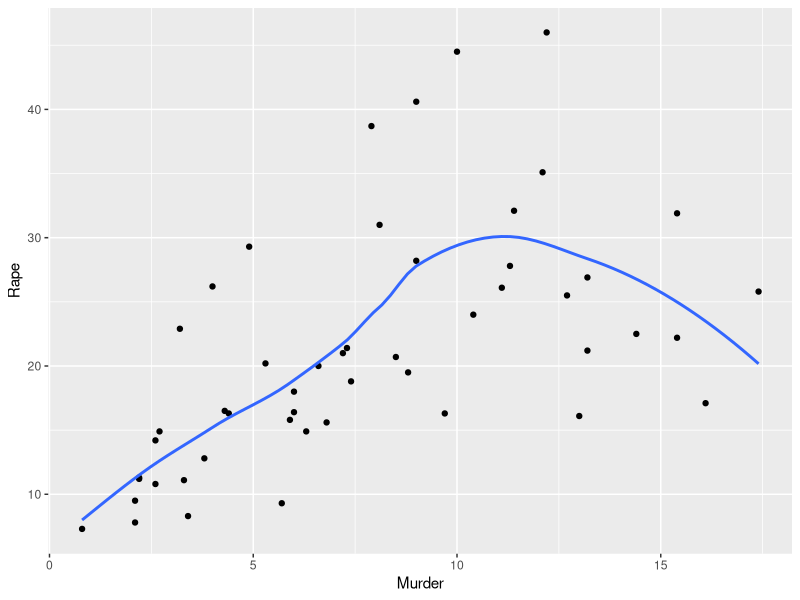
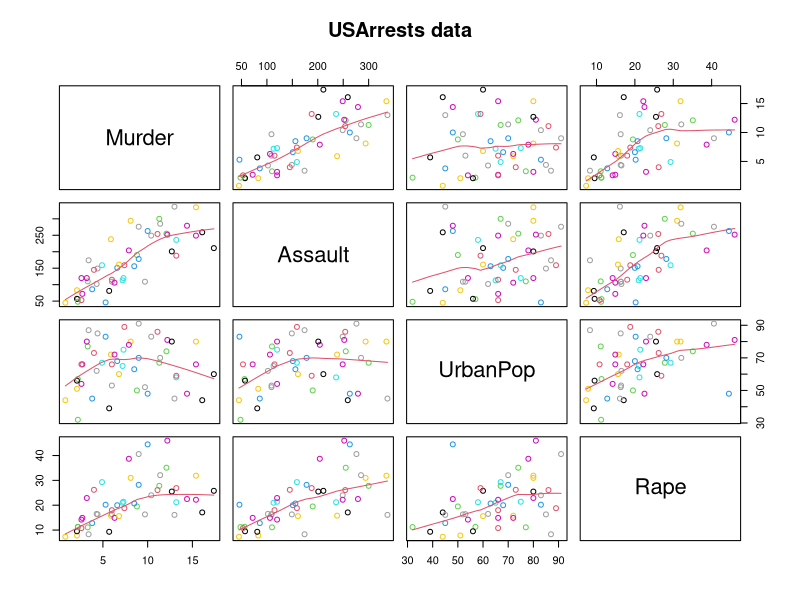
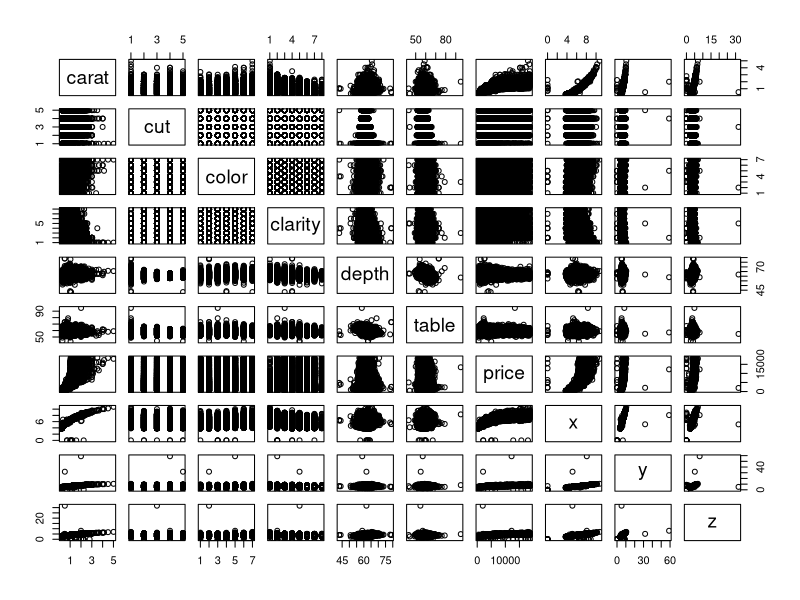
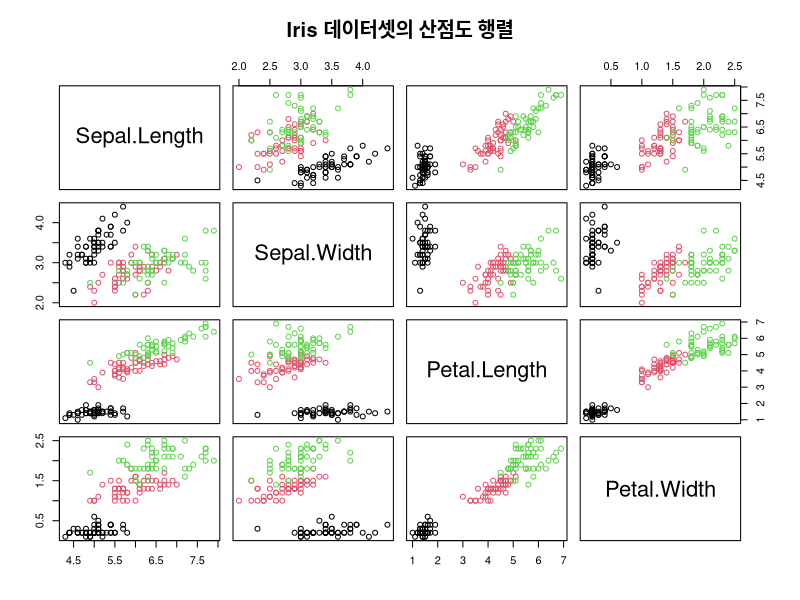
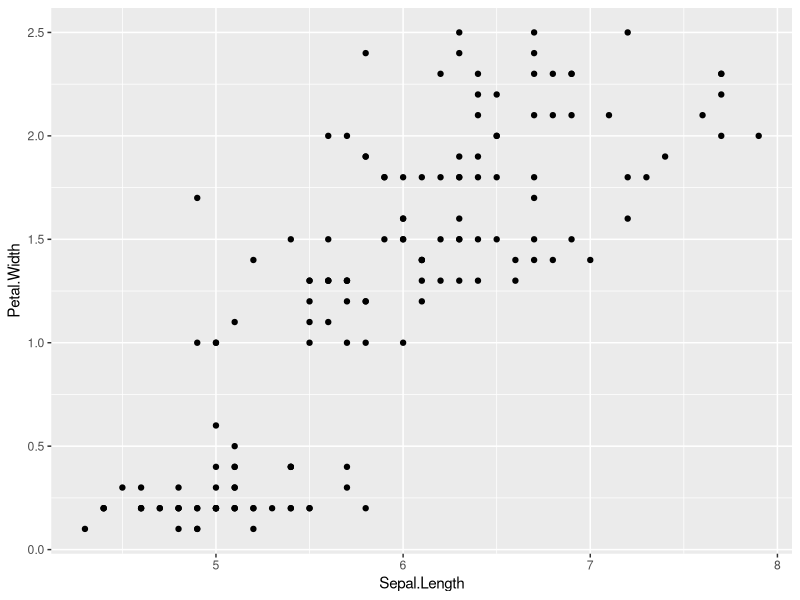
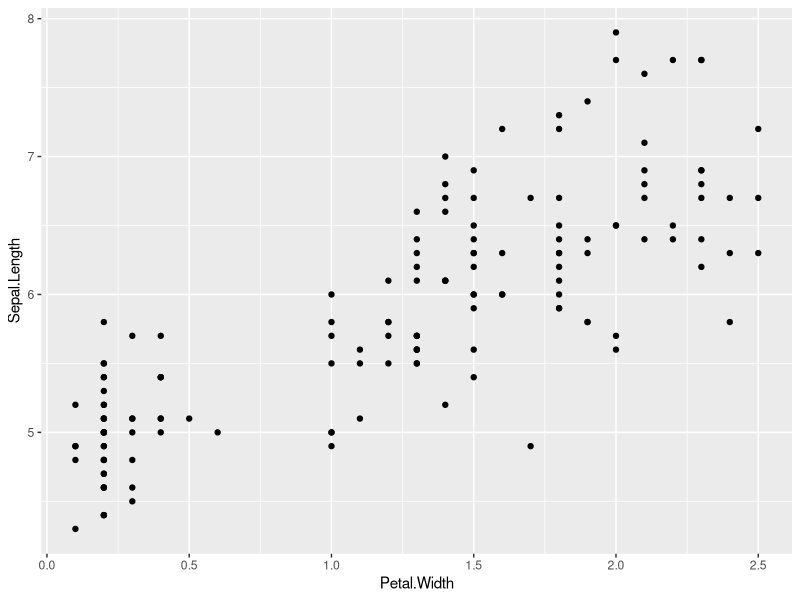
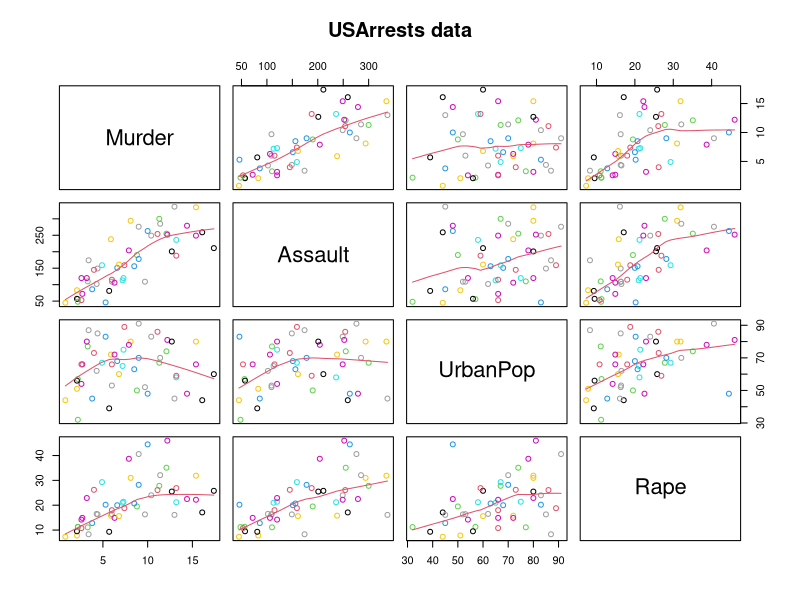
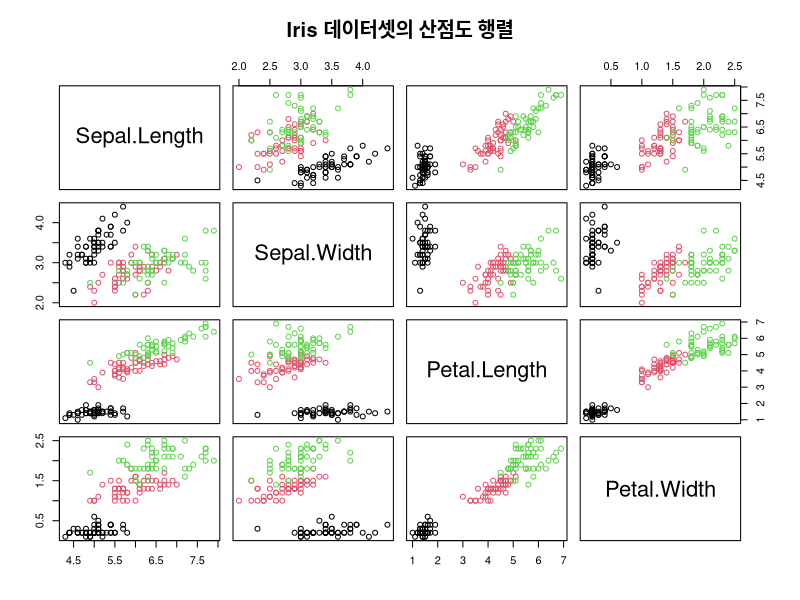

These charts were generated, in order, by the following R code: (Note: this script raises an error after producing the figures.)
#23-1127 mon

#
library(tidyverse)

#
USArrests |> head()

ggplot(data = USArrests, 
       aes(x = Murder, 
           y = Rape)) +
  geom_point() + 
  geom_smooth(se = F)

#pairs
pairs(USArrests, 
      #panel = panel.smooth, 
      #panel = points,
      panel = panel.smooth,
      main = "USArrests data", 
      col = USArrests$Rape)

#
diamonds |> 
  #pairs(panel = panel.smooth)
  pairs()
  

# ----
USArrests
# 내장 데이터셋 iris 사용
data(iris)

# 산점도 행렬 생성
pairs(iris[, 1:4], 
      main = "Iris 데이터셋의 산점도 행렬", 
      col = iris$Species)
iris[,1:4]



iris[,1:4] |> 
  ggplot(aes(x = Sepal.Length, 
             y = Petal.Width)) +
  geom_point()

iris[,1:4] |> 
  ggplot(aes(x = Petal.Width, 
             y = Sepal.Length)) +
  geom_point()

#pairs
pairs(USArrests, 
      #panel = panel.smooth, 
      #panel = points,
      panel = panel.smooth,
      main = "USArrests data", 
      col = USArrests$Rape)

#
USArrests
# 내장 데이터셋 iris 사용
data(iris)

# 산점도 행렬 생성
pairs(iris[, 1:4], 
      main = "Iris 데이터셋의 산점도 행렬", 
      col = iris$Species)
iris[,1:4]

flights |> 
  group_by(origin, dest) |> 
  reframe(n = n()) |> 
  pivot_wider(names_from = 'origin', values_from = 'n')

#
flights |> 
  group_by(origin, dest) |> 
  reframe(n = n()) |> 
  ggplot(aes(x = origin, y = dest, fill = n)) +
  geom_tile() +
  colorspace::scale_fill_continuous_sequential('peach')

